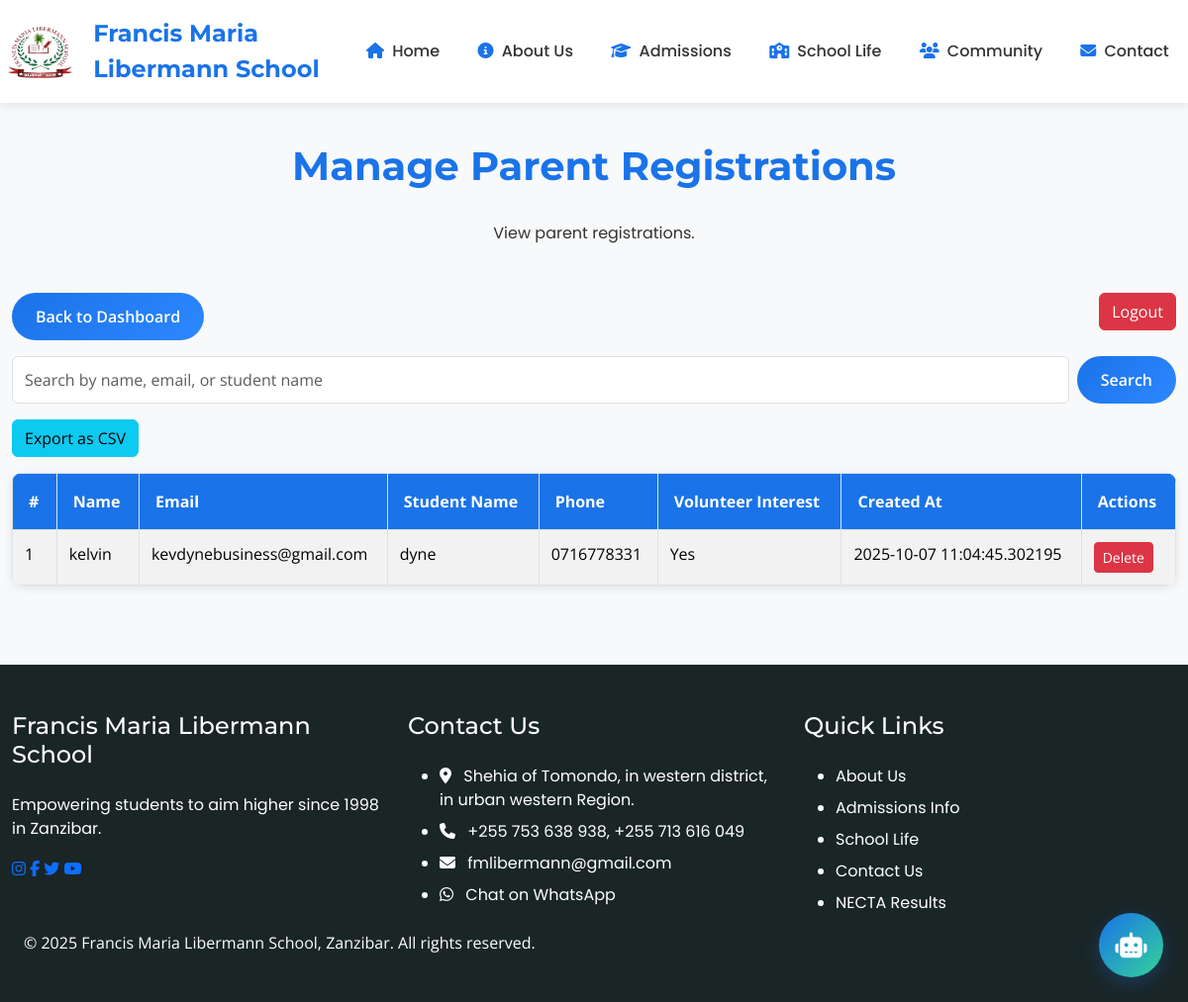
Before: /admin/parents (signed in) with the older database file.
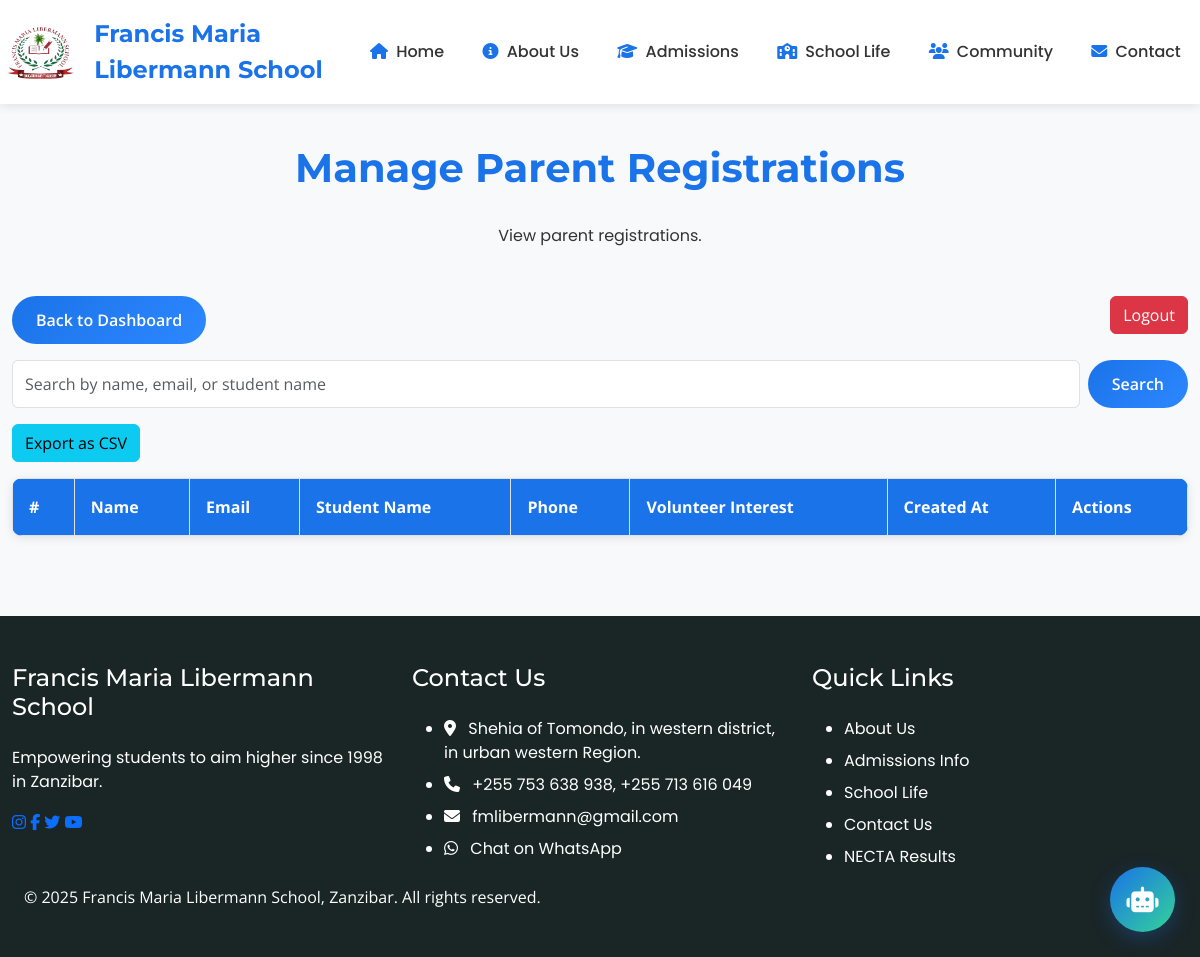
After: the same page with the newer database file.
### app/models.py (models this page shows, shortened)
class Parent(db.Model):
    id = db.Column(db.Integer, primary_key=True)
    name = db.Column(db.String(100), nullable=False)
    email = db.Column(db.String(120), nullable=False)
    student_name = db.Column(db.String(100))
    phone = db.Column(db.String(15))
    volunteer_interest = db.Column(db.Boolean, default=False)
    created_at = db.Column(db.DateTime, default=datetime.utcnow)

### app/routes.py (the view, shortened to what this page needs)
@main.route('/admin/parents', methods=['GET', 'POST'])
@login_required
def admin_parents():
    search_query = request.form.get('search', '') if request.method == 'POST' else ''
    if search_query:
        parents = Parent.query.filter(
            (Parent.name.ilike(f'%{search_query}%')) |
            (Parent.email.ilike(f'%{search_query}%')) |
            (Parent.student_name.ilike(f'%{search_query}%'))
        ).all()
    else:
        parents = Parent.query.all()
    return render_template('admin_parents.html', parents=parents, search_query=search_query)

### app/templates/admin_parents.html
{% extends "base.html" %}
{% block content %}
<section class="section bg-light">
    <div class="container">
        <h2 class="section-title">Manage Parent Registrations</h2>
        <p class="text-center mb-5">View parent registrations.</p>
        <div class="row mb-3">
            <div class="col-md-12">
                <a href="{{ url_for('main.admin_dashboard') }}" class="btn btn-primary">Back to Dashboard</a>
                <a href="{{ url_for('main.admin_logout') }}" class="btn btn-danger float-end">Logout</a>
            </div>
        </div>
        <div class="row mb-3">
            <div class="col-md-12">
                <form method="POST" class="d-flex">
                    <input type="text" name="search" class="form-control me-2" placeholder="Search by name, email, or student name" value="{{ search_query }}">
                    <button type="submit" class="btn btn-primary">Search</button>
                </form>
            </div>
        </div>
        <div class="row mb-3">
            <div class="col-md-12">
                <form method="POST" style="display:inline;">
                    <button type="submit" name="export" value="export" class="btn btn-info">Export as CSV</button>
                </form>
            </div>
        </div>
        <div class="row">
            <div class="col-md-12">
                <table class="table table-bordered table-striped">
                    <thead>
                        <tr>
                            <th>#</th>
                            <th>Name</th>
                            <th>Email</th>
                            <th>Student Name</th>
                            <th>Phone</th>
                            <th>Volunteer Interest</th>
                            <th>Created At</th>
                            <th>Actions</th>
                        </tr>
                    </thead>
                    <tbody>
                        {% for parent in parents %}
                        <tr>
                            <td>{{ loop.index }}</td>
                            <td>{{ parent.name }}</td>
                            <td>{{ parent.email }}</td>
                            <td>{{ parent.student_name }}</td>
                            <td>{{ parent.phone }}</td>
                            <td>{{ 'Yes' if parent.volunteer_interest else 'No' }}</td>
                            <td>{{ parent.created_at }}</td>
                            <td>
                                <form method="POST" action="{{ url_for('main.delete_parent', parent_id=parent.id) }}"
                                    onsubmit="return confirm('Are you sure you want to delete this parent registration?');"
                                    style="display: inline;">
                                    <button type="submit" class="btn btn-danger btn-sm">Delete</button>
                                </form>
                            </td>
                        </tr>
                        {% endfor %}
                    </tbody>
                </table>
            </div>
        </div>
    </div>
</section>
{% endblock %}

Changed rows visible on the page:
removed Parent: name "kelvin", email "kevdynebusiness@gmail.com", student_name "dyne", phone "0716778331", volunteer_interest "Yes", created_at "2025-10-07 11:04:45.302195"
